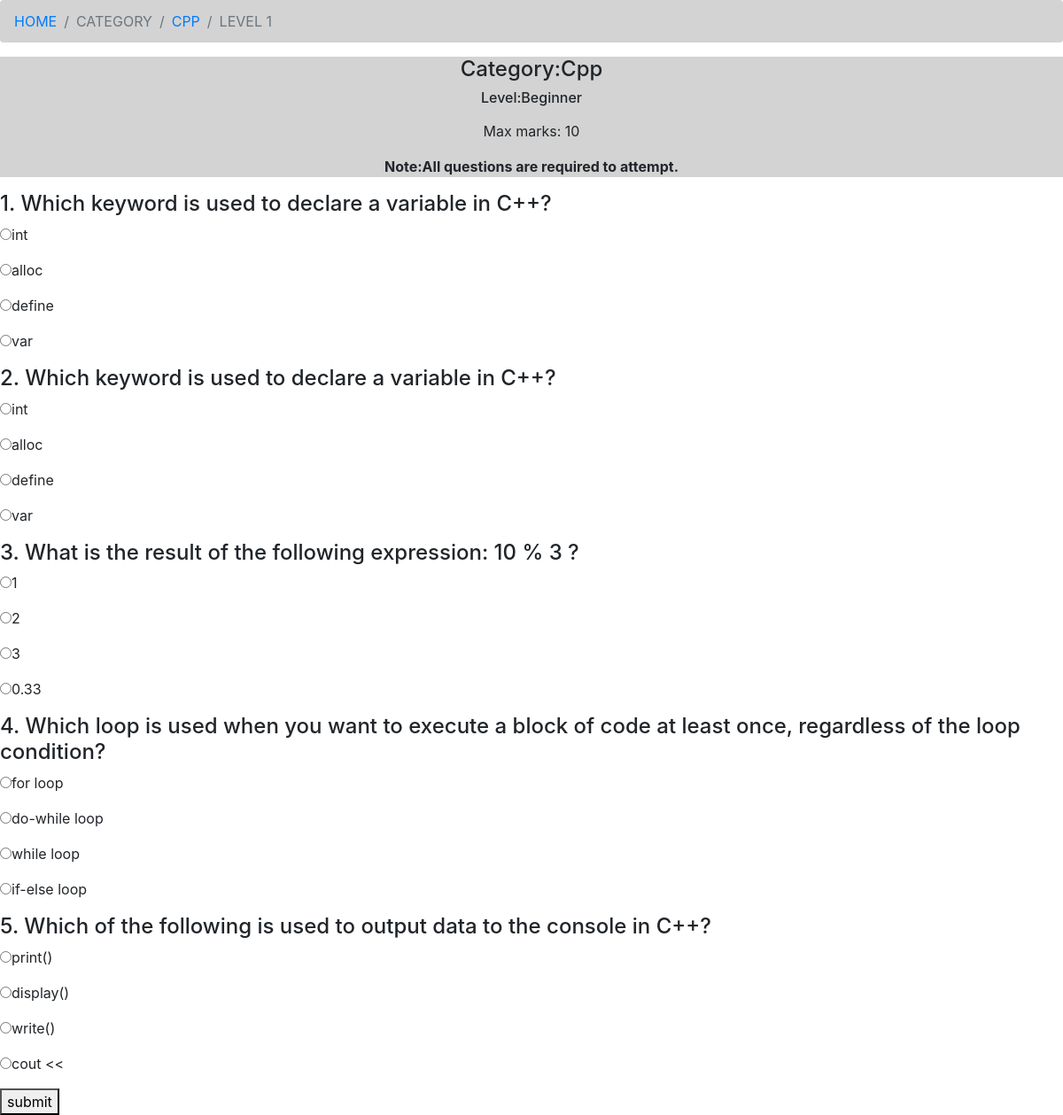
Page /cpp1 on the committed database.
### main/models.py (models this page shows, shortened)
class QuizQuestion(models.Model):
    category=models.ForeignKey(QuizCategory , on_delete=models.CASCADE)
    question_text=models.TextField()
    option1=models.CharField(max_length=200)
    option2=models.CharField(max_length=200)
    option3=models.CharField(max_length=200)
    option4=models.CharField(max_length=200)
    level=models.CharField(max_length=100,default=0)
    points=models.IntegerField(default="0")
    time_limit=models.IntegerField()
    right_option=models.CharField(max_length=100)

### main/views.py (the view)
# urls.py: path("cpp1", views.cpp1, name="cpp1"),
def cpp1(request):
    questions=QuizQuestion.objects.filter(level='cppbeginner')
    return render(request,'category/CPP/cpp1.html',{'questions':questions})

### main/templates/category/CPP/cpp1.html (shortened to what this page needs)
<!doctype html>
<html lang="en">
  <head>
    <link rel="stylesheet" href="https://cdn.jsdelivr.net/npm/bootstrap@4.1.3/dist/css/bootstrap.min.css">
  </head>
  <body>
    <nav aria-label="breadcrumb">
        <ol class="breadcrumb">
          <li class="breadcrumb-item"><a href="{% url 'home' %}">HOME</a></li>
          <li class="breadcrumb-item active" aria-current="page">CATEGORY</li>
          <li class="breadcrumb-item"><a href="{% url 'cpp' %}">CPP</a></li>
          <li class="breadcrumb-item active" aria-current="page">LEVEL 1</li>
        </ol>
      </nav>
      <div class="heading">
        <h4><center> Category:Cpp</center></h4>
        <h6><center>Level:Beginner</center></h6>
        <p><center>Max marks: 10</center></p>
        <p><b>Note:All questions are required to attempt.</b></p>
    </div>
    <table>
      <form method="POST" action="{% url 'result'  %}" class='container-fluid'>
      {%for question in questions %}
      <h4>{{forloop.counter}}. {{question.question_text}}</h4>
      <p><input type="radio" name="que{{forloop.counter}}" value="1" >{{question.option1}}</p>
      <p><input type="radio" name="que{{forloop.counter}}" value="2" >{{question.option2}}</p>
      <p><input type="radio" name="que{{forloop.counter}}" value="3" >{{question.option3}}</p>
      <p><input type="radio" name="que{{forloop.counter}}" value="4" >{{question.option4}}</p>
      {% endfor %}
      <button type="submit" class='btn-btn primary'>submit</button>
      </form>
    </table>
  </body>
</html>

### main/templates/category/CPP/cpp1.html (style rules this page uses)
.breadcrumb { background: lightgrey; }
.heading { text-align:center; background: lightgrey; }
.container-fluid { background : red; border : 2px solid black; }

### rows in the picture
QuizQuestion: question_text "Which keyword is used to declare a variable in C++?", option1 "int", option2 "alloc", option3 "define", option4 "var"
QuizQuestion: question_text "Which keyword is used to declare a variable in C++?", option1 "int", option2 "alloc", option3 "define", option4 "var"
QuizQuestion: question_text "What is the result of the following expression: 10 % 3 ?", option1 "1", option2 "2", option3 "3", option4 "0.33"
QuizQuestion: question_text "Which loop is used when you want to execute a block of code at least once, regardless of the loop condition?", option1 "for loop", option2 "do-while loop", option3 "while loop", option4 "if-else loop"
QuizQuestion: question_text "Which of the following is used to output data to the console in C++?", option1 "print()", option2 "display()", option3 "write()", option4 "cout <<"
